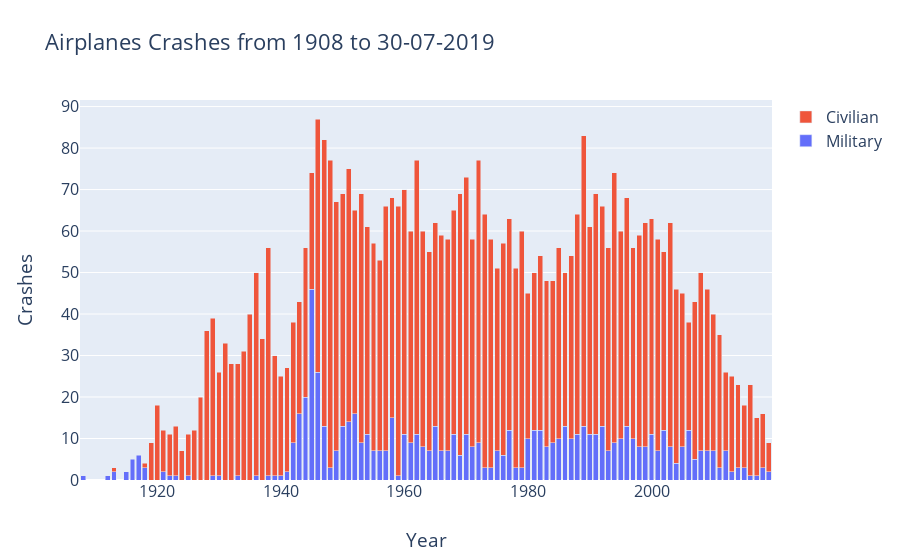
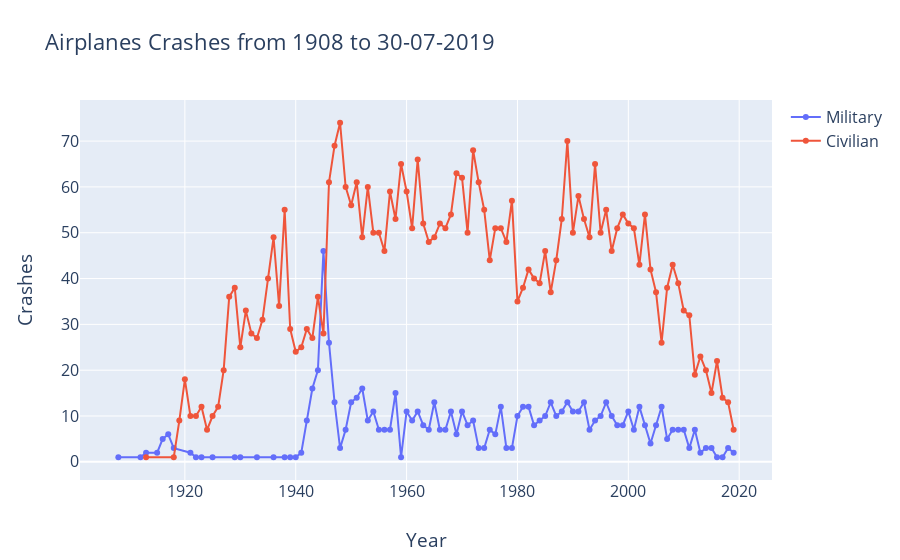

Notebook cell for these charts, in order:
### Markdown cell above
## 1.2 Incidenti aerei per anno, separati per incidenti militari e civili

### Code cell
#incidenti per anno,separati per incidenti militari e civili
crashes_year_military = dataset[dataset['Operator'].str.contains('Military', regex=False, na=False)]
crashes_year_civilian = dataset[dataset['Operator'].str.contains('Military')==False]
crashes_year_military = crashes_year_military['Year'].value_counts().sort_index()
crashes_year_civilian = crashes_year_civilian['Year'].value_counts().sort_index()

data = [
    go.Bar(name='Military', x=crashes_year_military.index, y = crashes_year_military.values),
    go.Bar(name='Civilian', x=crashes_year_civilian.index, y = crashes_year_civilian.values)
]

layout = go.Layout(title="Airplanes Crashes from 1908 to 30-07-2019",xaxis=dict(title="Year",),yaxis=dict(title="Crashes"), font=dict(size=16))
fig = go.Figure(data, layout)
fig.update_layout(barmode='stack')                      
py.iplot(fig)

data = [
    go.Scatter(name='Military', x=crashes_year_military.index,y=crashes_year_military.values, mode = 'lines+markers'),
    go.Scatter(name='Civilian', x=crashes_year_civilian.index,y=crashes_year_civilian.values, mode = 'lines+markers')
]

layout = go.Layout(title="Airplanes Crashes from 1908 to 30-07-2019",xaxis=dict(title="Year",),yaxis=dict(title="Crashes"),font=dict(size=16))
fig = go.Figure(data, layout)
py.iplot(fig)

### Figure 1 — Plotly figure (JSON) as saved in the notebook; plotly's stock layout.template omitted (floating-point values rounded to 4 significant figures)
{"data": [{"name": "Military", "type": "bar", "x": [1908, 1912, 1913, 1915, 1916, 1917, 1918, 1921, 1922, 1923, 1925, 1929, 1930, 1933, 1936, 1938, 1939, 1940, 1941, 1942, 1943, 1944, 1945, 1946, 1947, 1948, 1949, 1950, 1951, 1952, 1953, 1954, 1955, 1956, 1957, 1958, 1959, 1960, 1961, 1962, 1963, 1964, 1965, 1966, 1967, 1968, 1969, 1970, 1971, 1972, 1973, 1974, 1975, 1976, 1977, 1978, 1979, 1980, 1981, 1982, 1983, 1984, 1985, 1986, 1987, 1988, 1989, 1990, 1991, 1992, 1993, 1994, 1995, 1996, 1997, 1998, 1999, 2000, 2001, 2002, 2003, 2004, 2005, 2006, 2007, 2008, 2009, 2010, 2011, 2012, 2013, 2014, 2015, 2016, 2017, 2018, 2019], "y": [1, 1, 2, 2, 5, 6, 3, 2, 1, 1, 1, 1, 1, 1, 1, 1, 1, 1, 2, 9, 16, 20, 46, 26, 13, 3, 7, 13, 14, 16, 9, 11, 7, 7, 7, 15, 1, 11, 9, 11, 8, 7, 13, 7, 7, 11, 6, 11, 8, 9, 3, 3, 7, 6, 12, 3, 3, 10, 12, 12, 8, 9, 10, 13, 10, 11, 13, 11, 11, 13, 7, 9, 10, 13, 10, 8, 8, 11, 7, 12, 8, 4, 8, 12, 5, 7, 7, 7, 3, 7, 2, 3, 3, 1, 1, 3, 2]}, {"name": "Civilian", "type": "bar", "x": [1913, 1918, 1919, 1920, 1921, 1922, 1923, 1924, 1925, 1926, 1927, 1928, 1929, 1930, 1931, 1932, 1933, 1934, 1935, 1936, 1937, 1938, 1939, 1940, 1941, 1942, 1943, 1944, 1945, 1946, 1947, 1948, 1949, 1950, 1951, 1952, 1953, 1954, 1955, 1956, 1957, 1958, 1959, 1960, 1961, 1962, 1963, 1964, 1965, 1966, 1967, 1968, 1969, 1970, 1971, 1972, 1973, 1974, 1975, 1976, 1977, 1978, 1979, 1980, 1981, 1982, 1983, 1984, 1985, 1986, 1987, 1988, 1989, 1990, 1991, 1992, 1993, 1994, 1995, 1996, 1997, 1998, 1999, 2000, 2001, 2002, 2003, 2004, 2005, 2006, 2007, 2008, 2009, 2010, 2011, 2012, 2013, 2014, 2015, 2016, 2017, 2018, 2019], "y": [1, 1, 9, 18, 10, 10, 12, 7, 10, 12, 20, 36, 38, 25, 33, 28, 27, 31, 40, 49, 34, 55, 29, 24, 25, 29, 27, 36, 28, 61, 69, 74, 60, 56, 61, 49, 60, 50, 50, 46, 59, 53, 65, 59, 51, 66, 52, 48, 49, 52, 51, 54, 63, 62, 50, 68, 61, 55, 44, 51, 51, 48, 57, 35, 38, 42, 40, 39, 46, 37, 44, 53, 70, 50, 58, 53, 49, 65, 50, 55, 46, 51, 54, 52, 51, 43, 54, 42, 37, 26, 38, 43, 39, 33, 32, 19, 23, 20, 15, 22, 14, 13, 7]}], "layout": {"barmode": "stack", "font": {"size": 16}, "title": {"text": "Airplanes Crashes from 1908 to 30-07-2019"}, "xaxis": {"title": {"text": "Year"}}, "yaxis": {"title": {"text": "Crashes"}}}}

### Figure 2 — Plotly figure (JSON) as saved in the notebook; plotly's stock layout.template omitted (floating-point values rounded to 4 significant figures)
{"data": [{"mode": "lines+markers", "name": "Military", "type": "scatter", "x": [1908, 1912, 1913, 1915, 1916, 1917, 1918, 1921, 1922, 1923, 1925, 1929, 1930, 1933, 1936, 1938, 1939, 1940, 1941, 1942, 1943, 1944, 1945, 1946, 1947, 1948, 1949, 1950, 1951, 1952, 1953, 1954, 1955, 1956, 1957, 1958, 1959, 1960, 1961, 1962, 1963, 1964, 1965, 1966, 1967, 1968, 1969, 1970, 1971, 1972, 1973, 1974, 1975, 1976, 1977, 1978, 1979, 1980, 1981, 1982, 1983, 1984, 1985, 1986, 1987, 1988, 1989, 1990, 1991, 1992, 1993, 1994, 1995, 1996, 1997, 1998, 1999, 2000, 2001, 2002, 2003, 2004, 2005, 2006, 2007, 2008, 2009, 2010, 2011, 2012, 2013, 2014, 2015, 2016, 2017, 2018, 2019], "y": [1, 1, 2, 2, 5, 6, 3, 2, 1, 1, 1, 1, 1, 1, 1, 1, 1, 1, 2, 9, 16, 20, 46, 26, 13, 3, 7, 13, 14, 16, 9, 11, 7, 7, 7, 15, 1, 11, 9, 11, 8, 7, 13, 7, 7, 11, 6, 11, 8, 9, 3, 3, 7, 6, 12, 3, 3, 10, 12, 12, 8, 9, 10, 13, 10, 11, 13, 11, 11, 13, 7, 9, 10, 13, 10, 8, 8, 11, 7, 12, 8, 4, 8, 12, 5, 7, 7, 7, 3, 7, 2, 3, 3, 1, 1, 3, 2]}, {"mode": "lines+markers", "name": "Civilian", "type": "scatter", "x": [1913, 1918, 1919, 1920, 1921, 1922, 1923, 1924, 1925, 1926, 1927, 1928, 1929, 1930, 1931, 1932, 1933, 1934, 1935, 1936, 1937, 1938, 1939, 1940, 1941, 1942, 1943, 1944, 1945, 1946, 1947, 1948, 1949, 1950, 1951, 1952, 1953, 1954, 1955, 1956, 1957, 1958, 1959, 1960, 1961, 1962, 1963, 1964, 1965, 1966, 1967, 1968, 1969, 1970, 1971, 1972, 1973, 1974, 1975, 1976, 1977, 1978, 1979, 1980, 1981, 1982, 1983, 1984, 1985, 1986, 1987, 1988, 1989, 1990, 1991, 1992, 1993, 1994, 1995, 1996, 1997, 1998, 1999, 2000, 2001, 2002, 2003, 2004, 2005, 2006, 2007, 2008, 2009, 2010, 2011, 2012, 2013, 2014, 2015, 2016, 2017, 2018, 2019], "y": [1, 1, 9, 18, 10, 10, 12, 7, 10, 12, 20, 36, 38, 25, 33, 28, 27, 31, 40, 49, 34, 55, 29, 24, 25, 29, 27, 36, 28, 61, 69, 74, 60, 56, 61, 49, 60, 50, 50, 46, 59, 53, 65, 59, 51, 66, 52, 48, 49, 52, 51, 54, 63, 62, 50, 68, 61, 55, 44, 51, 51, 48, 57, 35, 38, 42, 40, 39, 46, 37, 44, 53, 70, 50, 58, 53, 49, 65, 50, 55, 46, 51, 54, 52, 51, 43, 54, 42, 37, 26, 38, 43, 39, 33, 32, 19, 23, 20, 15, 22, 14, 13, 7]}], "layout": {"font": {"size": 16}, "title": {"text": "Airplanes Crashes from 1908 to 30-07-2019"}, "xaxis": {"title": {"text": "Year"}}, "yaxis": {"title": {"text": "Crashes"}}}}
